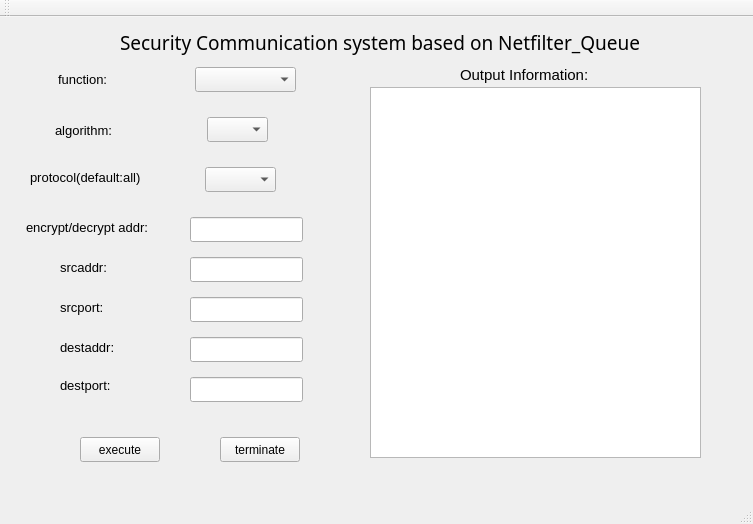
<?xml version="1.0" encoding="UTF-8"?>
<ui version="4.0">
 <class>MainWindow</class>
 <widget class="QMainWindow" name="MainWindow">
  <property name="geometry">
   <rect>
    <x>0</x>
    <y>0</y>
    <width>753</width>
    <height>524</height>
   </rect>
  </property>
  <property name="windowTitle">
   <string>MainWindow</string>
  </property>
  <widget class="QWidget" name="centralWidget">
   <widget class="QPushButton" name="pushButton">
    <property name="geometry">
     <rect>
      <x>80</x>
      <y>420</y>
      <width>80</width>
      <height>25</height>
     </rect>
    </property>
    <property name="text">
     <string>execute</string>
    </property>
   </widget>
   <widget class="QComboBox" name="comboBox">
    <property name="geometry">
     <rect>
      <x>207</x>
      <y>100</y>
      <width>61</width>
      <height>25</height>
     </rect>
    </property>
   </widget>
   <widget class="QComboBox" name="comboBox_2">
    <property name="geometry">
     <rect>
      <x>195</x>
      <y>50</y>
      <width>101</width>
      <height>25</height>
     </rect>
    </property>
   </widget>
   <widget class="QLabel" name="label">
    <property name="geometry">
     <rect>
      <x>58</x>
      <y>55</y>
      <width>59</width>
      <height>14</height>
     </rect>
    </property>
    <property name="font">
     <font>
      <pointsize>10</pointsize>
     </font>
    </property>
    <property name="text">
     <string>function:</string>
    </property>
   </widget>
   <widget class="QLabel" name="label_2">
    <property name="geometry">
     <rect>
      <x>55</x>
      <y>103</y>
      <width>91</width>
      <height>21</height>
     </rect>
    </property>
    <property name="font">
     <font>
      <pointsize>10</pointsize>
     </font>
    </property>
    <property name="text">
     <string>algorithm:</string>
    </property>
   </widget>
   <widget class="QLineEdit" name="lineEdit_2">
    <property name="geometry">
     <rect>
      <x>190</x>
      <y>240</y>
      <width>113</width>
      <height>25</height>
     </rect>
    </property>
   </widget>
   <widget class="QLineEdit" name="lineEdit_3">
    <property name="geometry">
     <rect>
      <x>190</x>
      <y>280</y>
      <width>113</width>
      <height>25</height>
     </rect>
    </property>
   </widget>
   <widget class="QLineEdit" name="lineEdit_4">
    <property name="geometry">
     <rect>
      <x>190</x>
      <y>320</y>
      <width>113</width>
      <height>25</height>
     </rect>
    </property>
   </widget>
   <widget class="QLineEdit" name="lineEdit_5">
    <property name="geometry">
     <rect>
      <x>190</x>
      <y>360</y>
      <width>113</width>
      <height>25</height>
     </rect>
    </property>
   </widget>
   <widget class="QLabel" name="label_3">
    <property name="geometry">
     <rect>
      <x>30</x>
      <y>150</y>
      <width>131</width>
      <height>21</height>
     </rect>
    </property>
    <property name="font">
     <font>
      <pointsize>10</pointsize>
     </font>
    </property>
    <property name="text">
     <string>protocol(default:all)</string>
    </property>
   </widget>
   <widget class="QLabel" name="label_4">
    <property name="geometry">
     <rect>
      <x>26</x>
      <y>200</y>
      <width>151</width>
      <height>21</height>
     </rect>
    </property>
    <property name="font">
     <font>
      <pointsize>10</pointsize>
     </font>
    </property>
    <property name="text">
     <string>encrypt/decrypt addr:</string>
    </property>
   </widget>
   <widget class="QLabel" name="label_5">
    <property name="geometry">
     <rect>
      <x>60</x>
      <y>240</y>
      <width>59</width>
      <height>21</height>
     </rect>
    </property>
    <property name="font">
     <font>
      <pointsize>10</pointsize>
     </font>
    </property>
    <property name="text">
     <string>srcaddr:</string>
    </property>
   </widget>
   <widget class="QLabel" name="label_6">
    <property name="geometry">
     <rect>
      <x>60</x>
      <y>280</y>
      <width>59</width>
      <height>21</height>
     </rect>
    </property>
    <property name="font">
     <font>
      <pointsize>10</pointsize>
     </font>
    </property>
    <property name="text">
     <string>srcport:</string>
    </property>
   </widget>
   <widget class="QLabel" name="label_7">
    <property name="geometry">
     <rect>
      <x>60</x>
      <y>320</y>
      <width>81</width>
      <height>21</height>
     </rect>
    </property>
    <property name="font">
     <font>
      <pointsize>10</pointsize>
     </font>
    </property>
    <property name="text">
     <string>destaddr:</string>
    </property>
   </widget>
   <widget class="QComboBox" name="comboBox_3">
    <property name="geometry">
     <rect>
      <x>205</x>
      <y>150</y>
      <width>71</width>
      <height>25</height>
     </rect>
    </property>
   </widget>
   <widget class="QLineEdit" name="lineEdit">
    <property name="geometry">
     <rect>
      <x>190</x>
      <y>200</y>
      <width>113</width>
      <height>25</height>
     </rect>
    </property>
   </widget>
   <widget class="QLabel" name="label_8">
    <property name="geometry">
     <rect>
      <x>60</x>
      <y>360</y>
      <width>71</width>
      <height>16</height>
     </rect>
    </property>
    <property name="font">
     <font>
      <pointsize>10</pointsize>
     </font>
    </property>
    <property name="text">
     <string>destport:</string>
    </property>
   </widget>
   <widget class="QTextEdit" name="textEdit">
    <property name="geometry">
     <rect>
      <x>370</x>
      <y>70</y>
      <width>331</width>
      <height>371</height>
     </rect>
    </property>
    <property name="font">
     <font>
      <pointsize>9</pointsize>
     </font>
    </property>
   </widget>
   <widget class="QLabel" name="label_9">
    <property name="geometry">
     <rect>
      <x>460</x>
      <y>50</y>
      <width>171</width>
      <height>16</height>
     </rect>
    </property>
    <property name="font">
     <font>
      <pointsize>11</pointsize>
     </font>
    </property>
    <property name="text">
     <string>Output Information:</string>
    </property>
   </widget>
   <widget class="QLabel" name="label_10">
    <property name="geometry">
     <rect>
      <x>120</x>
      <y>10</y>
      <width>601</width>
      <height>31</height>
     </rect>
    </property>
    <property name="font">
     <font>
      <family>Laksaman</family>
      <pointsize>14</pointsize>
      <weight>50</weight>
      <bold>false</bold>
     </font>
    </property>
    <property name="text">
     <string>Security Communication system based on Netfilter_Queue</string>
    </property>
   </widget>
   <widget class="QPushButton" name="pushButton_2">
    <property name="geometry">
     <rect>
      <x>220</x>
      <y>420</y>
      <width>80</width>
      <height>25</height>
     </rect>
    </property>
    <property name="text">
     <string>terminate</string>
    </property>
   </widget>
  </widget>
  <widget class="QMenuBar" name="menuBar">
   <property name="geometry">
    <rect>
     <x>0</x>
     <y>0</y>
     <width>753</width>
     <height>19</height>
    </rect>
   </property>
  </widget>
  <widget class="QToolBar" name="mainToolBar">
   <attribute name="toolBarArea">
    <enum>TopToolBarArea</enum>
   </attribute>
   <attribute name="toolBarBreak">
    <bool>false</bool>
   </attribute>
  </widget>
  <widget class="QStatusBar" name="statusBar"/>
 </widget>
 <layoutdefault spacing="6" margin="11"/>
 <resources/>
 <connections/>
</ui>
